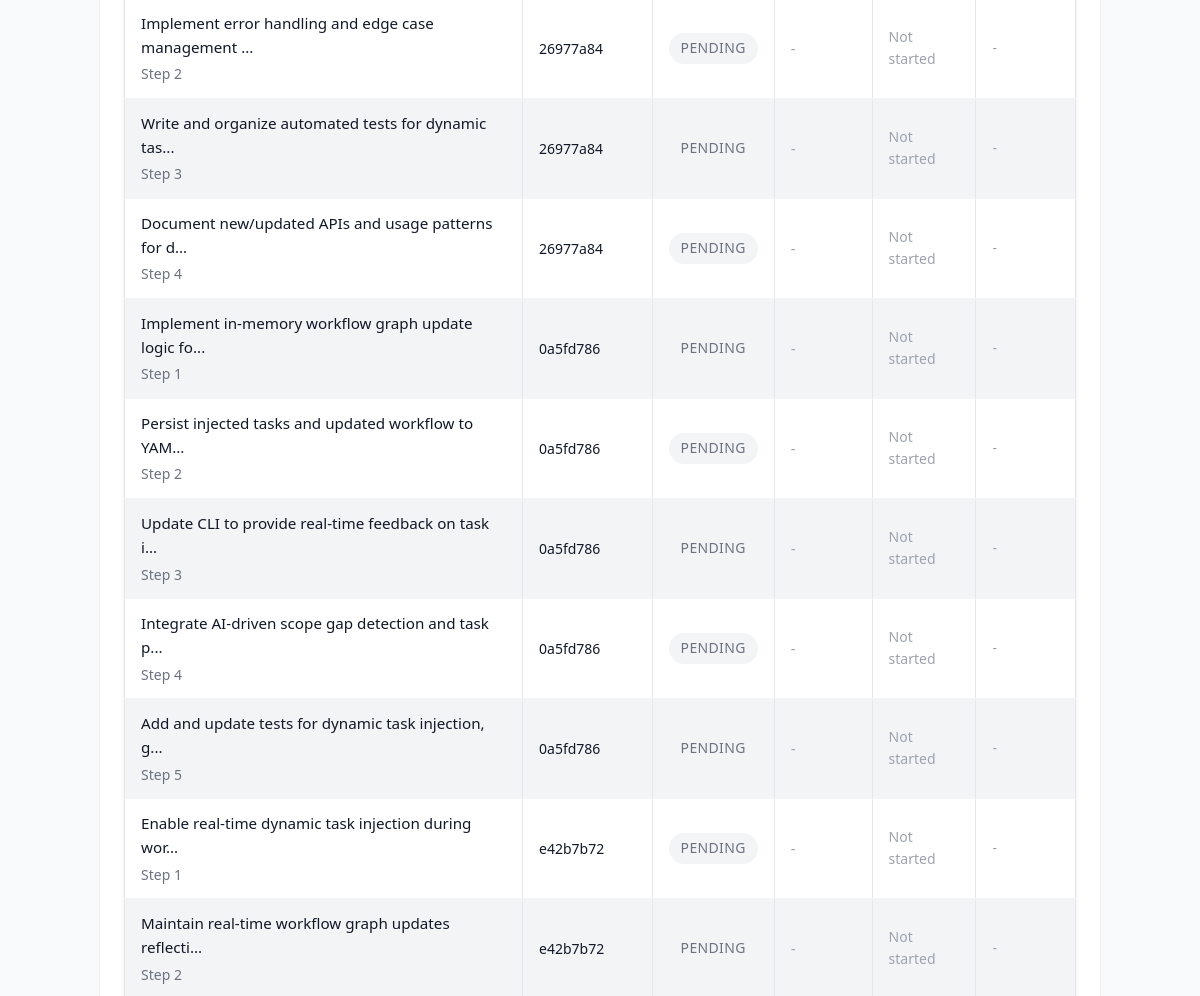
Page /tasks?status=pending (middle part) on the earlier database version.
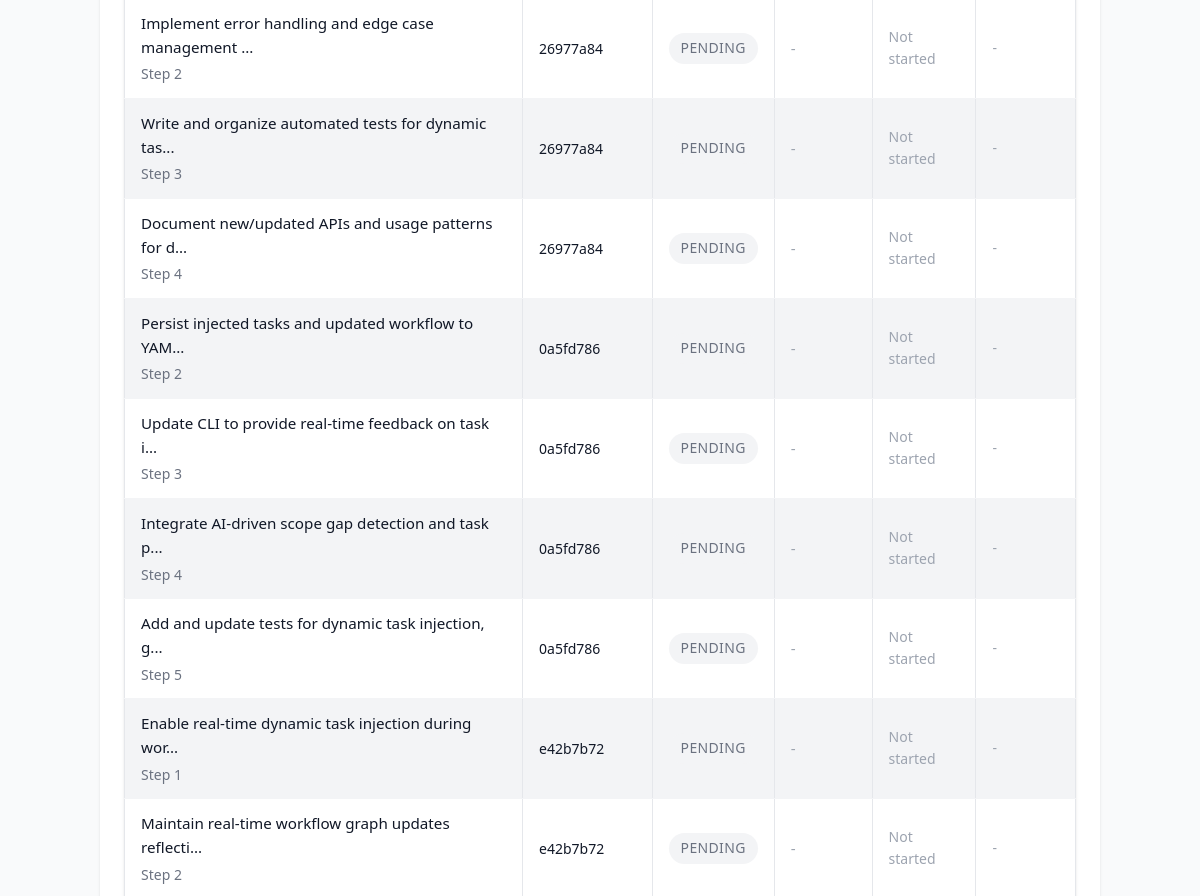
Same page on the later database version.
### tables this page shows
CREATE TABLE tasks (
                id TEXT PRIMARY KEY,
                spec_id TEXT NOT NULL,
                step_index INTEGER NOT NULL,
                task TEXT NOT NULL,
                details TEXT NOT NULL,
                files TEXT NOT NULL,
                acceptance TEXT NOT NULL,
                estimated_effort TEXT NOT NULL,
                sub_spec_id TEXT,
                decomposition_hint TEXT,
                status TEXT DEFAULT 'pending',
                started_at TIMESTAMP,
                completed_at TIMESTAMP,
                time_spent_minutes INTEGER,
                completion_notes TEXT,
                blockers TEXT DEFAULT '[]',
                -- Enhanced tracking fields
                is_completed BOOLEAN DEFAULT FALSE,
                assigned_to TEXT DEFAULT 'unassigned',
                priority INTEGER DEFAULT 5,
                last_accessed TIMESTAMP,
                estimated_completion_date TIMESTAMP,
                actual_effort_minutes INTEGER,
                dependencies TEXT DEFAULT '[]',
                -- Lifecycle timestamps
                blocked_at TIMESTAMP,
                unblocked_at TIMESTAMP,
                approved_at TIMESTAMP,
                rejected_at TIMESTAMP,
                FOREIGN KEY (spec_id) REFERENCES specifications (id) ON DELETE CASCADE
            );

### agentic_spec/web_ui.py (the view)
@app.get("/tasks", response_class=HTMLResponse)
async def list_tasks(
    request: Request,
    status: str | None = None,
    spec_id: str | None = None,
    project: str | None = None,
    start_date: str | None = None,
    end_date: str | None = None,
):
    def _parse_date(date_str: str | None) -> datetime | None:
        if not date_str:
            return None
        try:
            return datetime.fromisoformat(date_str)
        except ValueError:
            return None
    start_dt = _parse_date(start_date)
    end_dt = _parse_date(end_date)
    async with await get_db_manager() as manager:
        candidate_tasks: list[TaskDB] = []
        if spec_id:
            candidate_tasks = await manager.backend.get_tasks_for_spec(spec_id)
        else:
            specs: list[SpecificationDB] = await manager.backend.list_specifications()
            if project:
                specs = [s for s in specs if s.context.get("project") == project]
            for spec in specs:
                spec_tasks = await manager.backend.get_tasks_for_spec(spec.id)
                candidate_tasks.extend(spec_tasks)
        if status:
            candidate_tasks = [t for t in candidate_tasks if t.status.value == status]
        if start_dt:
            candidate_tasks = [
                t for t in candidate_tasks if t.started_at and t.started_at >= start_dt
            ]
        if end_dt:
            candidate_tasks = [
                t for t in candidate_tasks if t.started_at and t.started_at <= end_dt
            ]
        candidate_tasks.sort(key=lambda t: t.started_at or datetime.min, reverse=True)
        ctx = base_context(request, title="Tasks")
        ctx.update(
            {
                "tasks": candidate_tasks,
                "filters": {
                    "status": status,
                    "spec_id": spec_id,
                    "project": project,
                    "start_date": start_date,
                    "end_date": end_date,
                },
            }
        )
        return templates.TemplateResponse("task_list.html", ctx)

### agentic_spec/web_templates/task_list.html (shortened to what this page needs)
{% extends 'base.html' %}
{% block content %}
<div class="card">
  {% if tasks %}
  <table>
    <tbody>
      {% for t in tasks %}
      <tr>
        <td>
          <a href="/tasks/{{ t.id }}">{{ t.task[:50] }}{% if t.task|length > 50 %}...{% endif %}</a>
          <div class="card-subtitle">Step {{ t.id.split(':')[-1] }}</div>
        </td>
        <td>
          <a href="/specs/{{ t.spec_id }}" style="font-size: 0.875rem;">{{ t.spec_id }}</a>
        </td>
        <td>
          <span class="status-badge {{ t.status.value }}">{{ t.status.value }}</span>
        </td>
        <td>
          {% if t.progress_percentage %}
          <div class="progress-bar" style="width: 100px;">
            <div class="progress-fill" style="width: {{ t.progress_percentage }}%"></div>
          </div>
          <span style="font-size: 0.75rem; color: #6b7280;">{{ t.progress_percentage }}%</span>
          {% else %}
          <span style="color: #9ca3af;">-</span>
          {% endif %}
        </td>
        <td style="font-size: 0.875rem; color: #6b7280;">
          {% if t.started_at %}
          {{ t.started_at.strftime('%Y-%m-%d %H:%M') }}
          {% else %}
          <span style="color: #9ca3af;">Not started</span>
          {% endif %}
        </td>
        <td style="font-size: 0.875rem; color: #6b7280;">
          {% if t.started_at and t.completed_at %}
          {{ (t.completed_at - t.started_at).total_seconds() // 3600 }}h {{ ((t.completed_at - t.started_at).total_seconds() % 3600) // 60 }}m
          {% elif t.started_at %}
          <span style="color: #3b82f6;">In progress</span>
          {% else %}
          <span style="color: #9ca3af;">-</span>
          {% endif %}
        </td>
      </tr>
      {% endfor %}
    </tbody>
  </table>
  {% else %}
  <p style="color: #6b7280; text-align: center; padding: 3rem 0;">
    No tasks found{% if filters.status %} with status "{{ filters.status }}"{% endif %}.
  </p>
  {% endif %}
</div>
{% endblock %}

Differences in the rows shown:
no longer on this page (row edited): tasks: task "Implement in-memory workflow graph update logic fo", id "1", spec_id "0a5fd786", status.value "PENDING"
